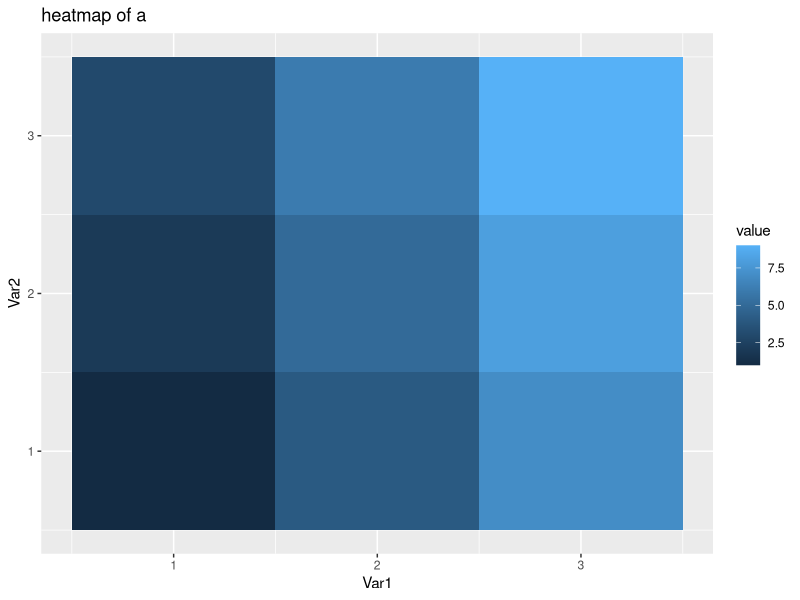
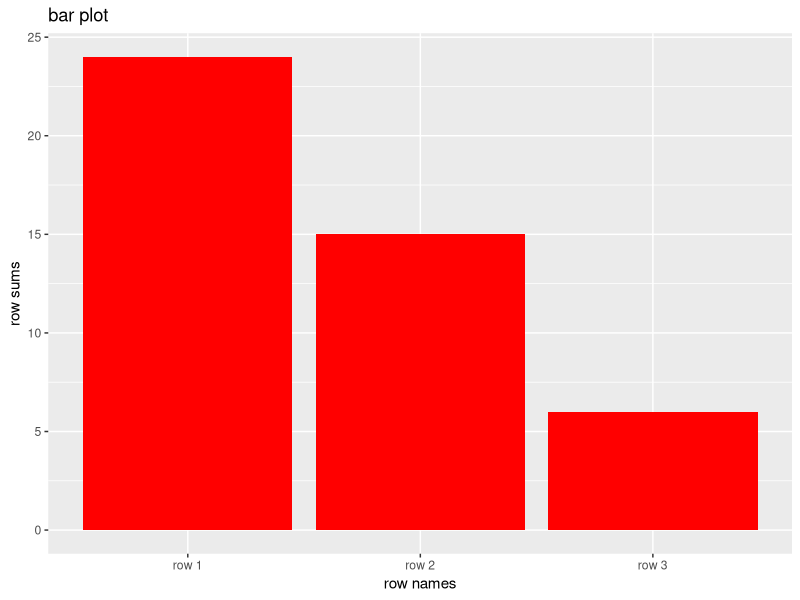

Reproduce these figures in R, in order.
a <- matrix(c(1, 2, 3, 4, 5, 6, 7, 8, 9), nrow = 3, ncol = 3, byrow = TRUE)
b <- matrix(c(9, 8, 7, 6, 5, 4, 3, 2, 1), nrow = 3, ncol = 3, byrow = TRUE)

sum_mat <- a + b
print(sum_mat)

diff_mat <- a - b
print(diff_mat)

scaled <- a*2
print(scaled)

matmul <- a%*%b
print(matmul)

transpose <- t(a)
print(transpose)

sum_a <- sum(a)
mean_a <- mean(a)
sd_a <- mean(a)


print(sum_a)
print(mean_a)
print(sd_a)



library(ggplot2)
library(reshape2)

heatmap_data <- melt(a)
print(heatmap_data)
heatmap <- ggplot(heatmap_data, aes(x = Var1, y = Var2, fill = value))+
  geom_tile()+
  #scale_fill_gradient(low = "white", high = "blue")+
  labs(title = "heatmap of a")
print(heatmap)

rowsumb = rowSums(b)
rownameb = paste("row", 1:3)

barplot_data = data.frame(
  Row = rownameb,
  Sum = rowsumb
)

bar <- ggplot(barplot_data, aes(x = Row, y = Sum))+
  geom_bar(stat = 'identity', fill = 'red')+
  labs(title = 'bar plot', x = 'row names', y = 'row sums')
print(bar)

